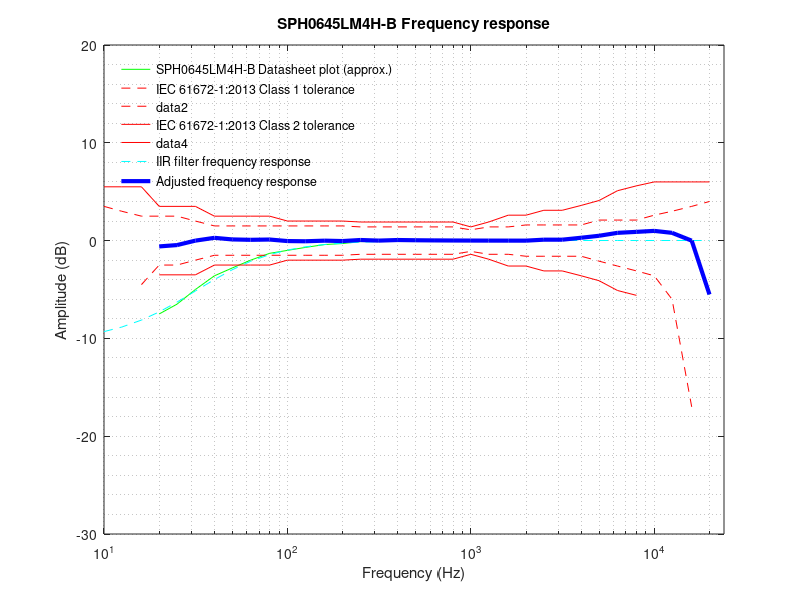

The MATLAB source for this figure:
%
% SPH0645LM4H-B Equalizer filter design
%
% (c)2019 Ivan Kostoski
%

clear;
format long;

% Sampling frequency
Fs = 48000;

% IEC specified frequencies
iec_f = [10, 12.5, 16, 20, 25, 31.5, 40, 50, 63, 80, ...
         100, 125, 160, 200, 250, 315, 400, 500, 630, 800, ...
         1000, 1250, 1600, 2000, 2500, 3150, 4000, 5000, 6300, 8000, ...
         10000, 12500, 16000, 20000];

% IEC Class 1 tolerances (top/bottom)
iec_c1_t_dB = [+3.5, +3.0, +2.5, +2.5, +2.5, +2.0, +1.5, +1.5, +1.5, +1.5, ...
               +1.5, +1.5, +1.5, +1.5, +1.4, +1.4, +1.4, +1.4, +1.4, +1.4, ...
               +1.1, +1.4, +1.4, +1.6, +1.6, +1.6, +1.6, +2.1, +2.1, +2.1, ...
               +2.6, +3.0, +3.5, +4.0];
iec_c1_b_dB = [-inf, -inf, -4.5, -2.5, -2.5, -2.0, -1.5, -1.5, -1.5, -1.5, ...
               -1.5, -1.5, -1.5, -1.5, -1.4, -1.4, -1.4, -1.4, -1.4, -1.4, ...
               -1.1, -1.4, -1.4, -1.6, -1.6, -1.6, -1.6, -2.1, -2.6, -3.1, ...
               -3.6, -6.0,  -17, -inf];

% IEC Class 2 tolerances (top/bottom)
iec_c2_t_dB = [+5.5, +5.5, +5.5, +3.5, +3.5, +3.5, +2.5, +2.5, +2.5, +2.5, ...
               +2.0, +2.0, +2.0, +2.0, +1.9, +1.9, +1.9, +1.9, +1.9, +1.9, ...
               +1.4, +1.9, +2.6, +2.6, +3.1, +3.1, +3.6, +4.1, +5.1, +5.6, ...
               +6.0, +6.0, +6.0, +6.0];
iec_c2_b_dB = [-inf, -inf, -inf, -3.5, -3.5, -3.5, -2.5, -2.5, -2.5, -2.5, ...
               -2.0, -2.0, -2.0, -2.0, -1.9, -1.9, -1.9, -1.9, -1.9, -1.9, ...
               -1.4, -1.9, -2.6, -2.6, -3.1, -3.1, -3.6, -4.1, -5.1, -5.6, ...
               -inf, -inf, -inf, -inf];

% Values visually estimated from ICS-43434 datasheet 'Typical Frequency Response' plot
        %   10,  12.5,    16,    20,    25,  31.5,    40,    50,   63,    80, ...
ds_dB = [ -inf,  -inf,  -inf,  -7.5,  -6.5,    -5,  -3.6,  -2.8,   -2,  -1.3, ...
            -1,  -0.7,  -0.4,  -0.3,  -0.1,  -0.1,     0,     0,    0,     0, ...
             0,     0,     0,     0,  +0.1,  +0.1,  +0.3,  +0.5, +0.8,  +0.9, ...
            +1,  +0.8,    +0,  -5.5];

% These value are selected and adjusted for better curve fit
ds_l_f  = [  20,   50,  100, 1000];
ds_l_dB = [-7.5, -2.8,   -1,    0];

% Low frequency filter design
% Convert Hz in rad/s and normalize for Fs
ds_l_wn = ds_l_f.*((2*pi)/Fs);
% Convert plot decibels to magnitude
ds_l_mag = arrayfun(@db2mag, ds_l_dB);
% Estimate coefficients
[ds_l_B, ds_l_A] = invfreqz(ds_l_mag, ds_l_wn, 2, 2);
% Stabilize and normalize the filter
ds_l_Bs = polystab(ds_l_B) * norm(ds_l_B) / norm(polystab(ds_l_B));
ds_l_As = polystab(ds_l_A) * norm(ds_l_A) / norm(polystab(ds_l_A));

% High frequency filter design
%ds_h_f  = [ 1000, 2000,  4000, 8000, 10000, 16000, 20000];
%ds_h_dB = [    0,    0,  +0.3, +0.9,    +1,     0,  -5.5];
%[ds_h_B, ds_h_A] = invfreqz(arrayfun(@db2mag, ds_h_dB), (ds_h_f.*((2*pi)/Fs)), 4, 3);
%ds_h_Bs = polystab(ds_h_B) * norm(ds_h_B) / norm(polystab(ds_h_B));
%ds_h_As = polystab(ds_h_A) * norm(ds_h_A) / norm(polystab(ds_h_A));

% Convolve into single 4th order filter
ds_B = ds_l_Bs % conv(ds_l_Bs, ds_h_Bs);
ds_A = ds_l_As % conv(ds_l_As, ds_h_As);
ds_H = freqz(ds_B, ds_A, iec_f, Fs);

% Equalizer filter, i.e. inverse from estimated transfer filter
% Swap A and B coefficients, and normalize to ds_B(1)
eq_B = ds_A./ds_B(1)
eq_A = ds_B./ds_B(1)
% Check for poles ouside unit circle
roots(eq_B)
roots(eq_A)

% Add DC blocking filter
[sos, gain] = tf2sos(eq_B, eq_A)
sos = [sos; [1.0, -1.0, 0.0, 1.0, -0.9992, 0]];
[eq_B, eq_A] = sos2tf(sos, gain)
eq_H = freqz(eq_B, eq_A, iec_f, Fs);

clf;
semilogx(iec_f, ds_dB, 'g;SPH0645LM4H-B Datasheet plot (approx.);');
hold on;
title("SPH0645LM4H-B Frequency response");
grid minor;
xlabel('Frequency (Hz)');
xlim([10, 24000]);
ylabel('Amplitude (dB)');
ylim([-30, 20]);
legend ('boxoff');
legend ('location', 'northwest');
semilogx(iec_f, iec_c1_t_dB, '--r;IEC 61672-1:2013 Class 1 tolerance;');
semilogx(iec_f, iec_c1_b_dB, '--r');
semilogx(iec_f, iec_c2_t_dB, 'r;IEC 61672-1:2013 Class 2 tolerance;');
semilogx(iec_f, iec_c2_b_dB, 'r');
semilogx(iec_f, 20*log10(abs(ds_H)), '--c;IIR filter frequency response;');
semilogx(iec_f, (ds_dB + 20*log10(abs(eq_H))), 'b;Adjusted frequency response;', 'linewidth', 3);
hold off;

% Convert to Second-Order Sections
[sos, gain] = tf2sos(eq_B, eq_A)